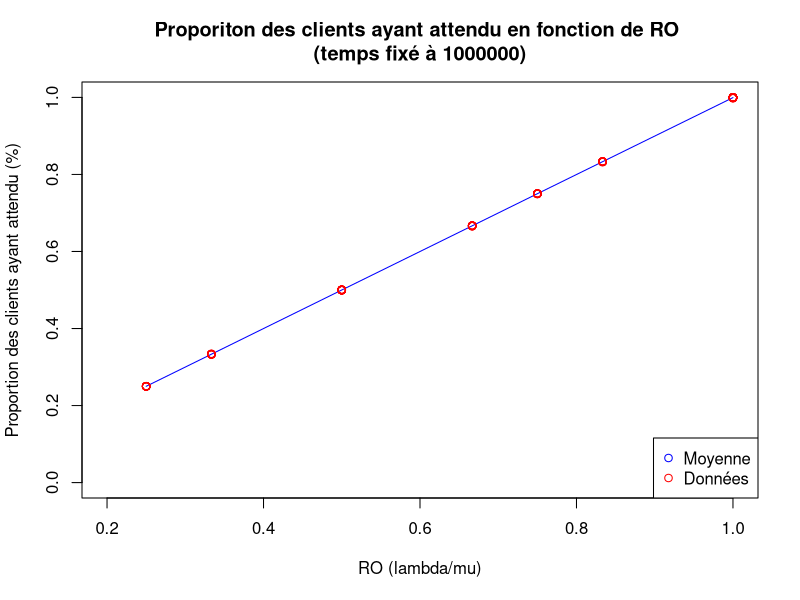
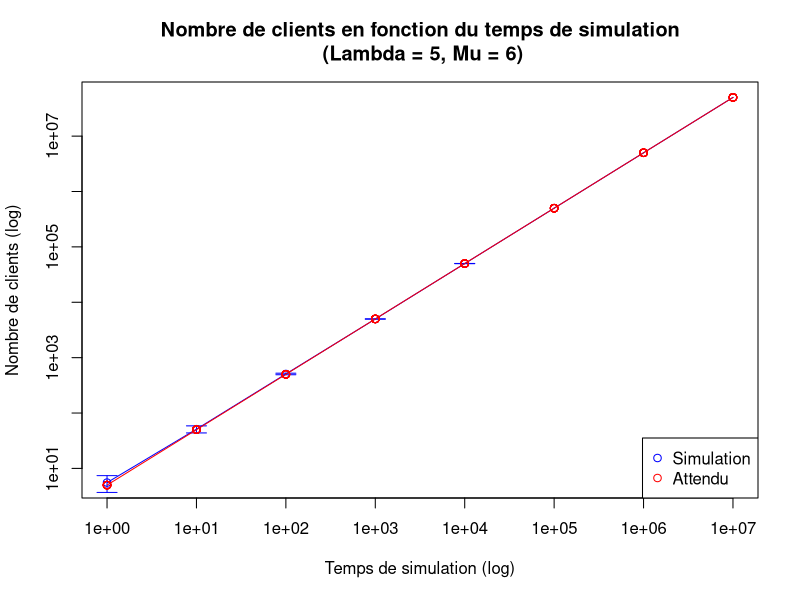
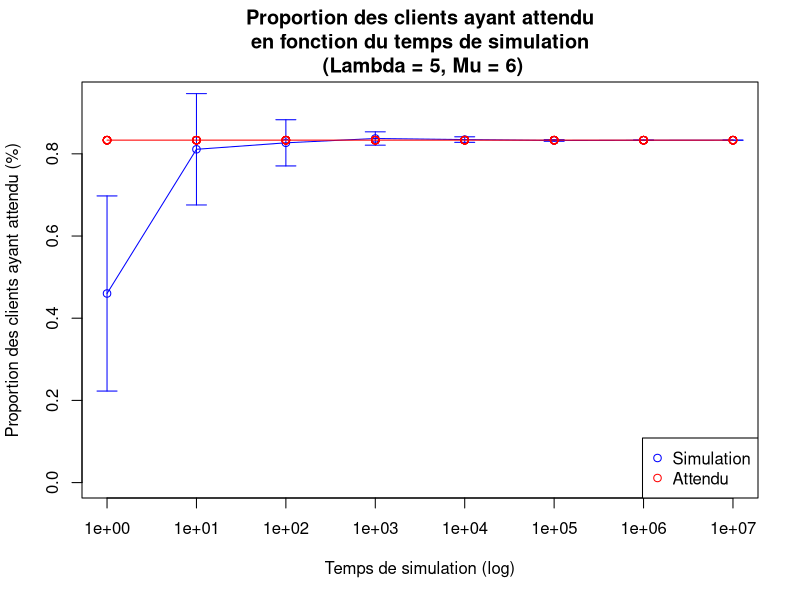
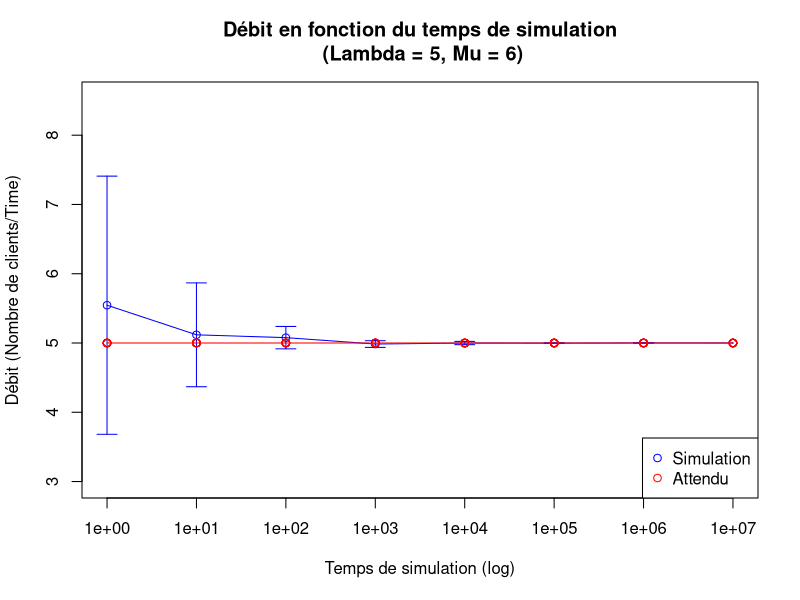
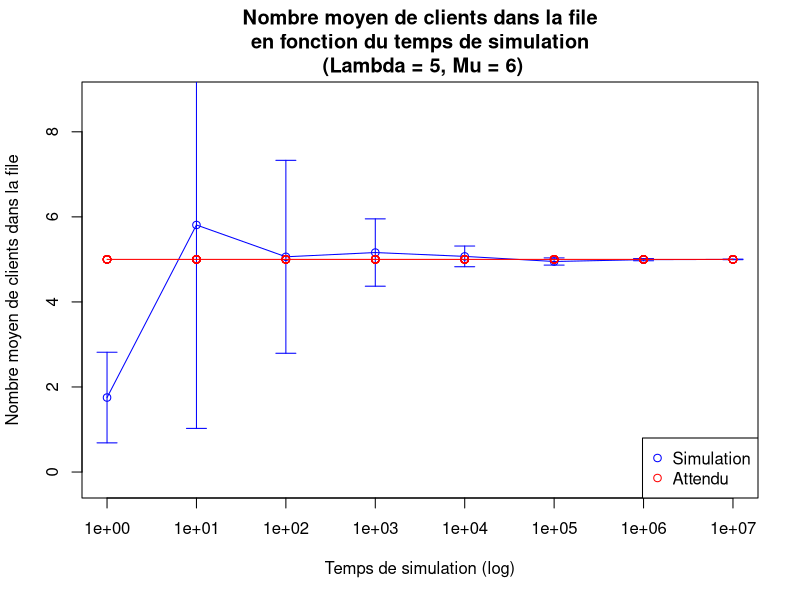
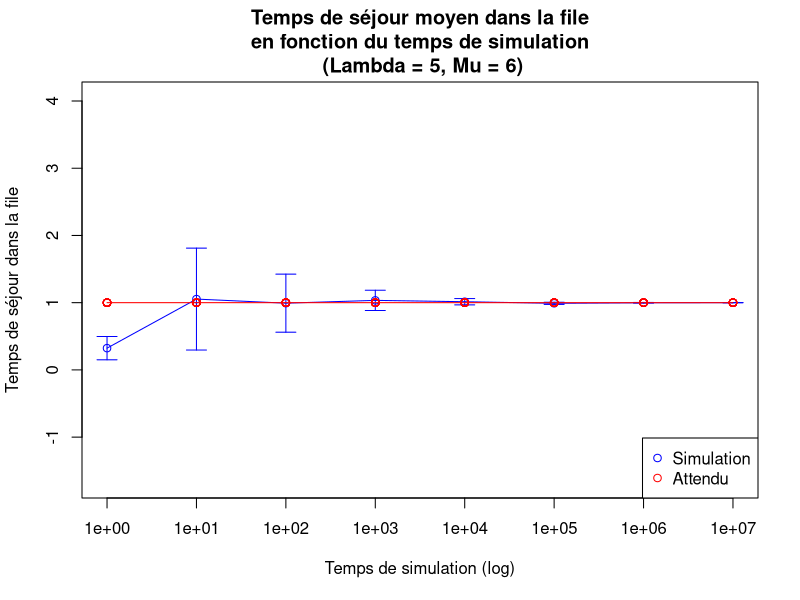
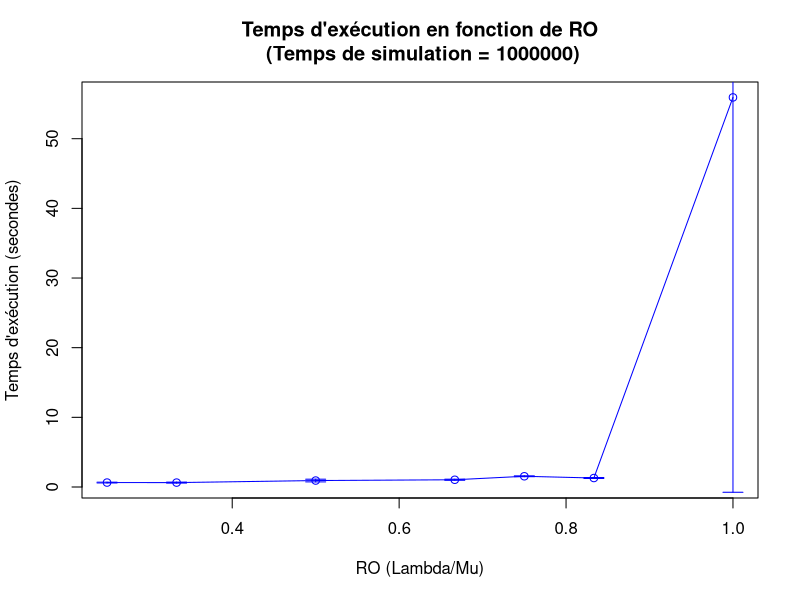

Write R code to recreate these figures, in order.
#On ouvre les données
data = read.csv2('data.csv', dec=".")

#Sert à calculer la moyenne et l'écart type d'une variable par groupe
data_summary <- function(data, varname, groupnames){
  require(plyr)
  summary_func <- function(x, col){
    c(mean = mean(x[[col]], na.rm=TRUE),
      sd = sd(x[[col]], na.rm=TRUE))
  }
  data_sum<-ddply(data, groupnames, .fun=summary_func,
                  varname)
  data_sum <- rename(data_sum, c("mean" = varname))
 return(data_sum)
}

## --------Impact de RO-------- ##
# (Temps de simu fixe)
ro_data = subset(data, data$time == 1000000)
ro_data <- transform(ro_data, ro=lambda/mu)
ro_data <- transform(ro_data, client_wait=1-client_no_wait)
ro_data <- transform(ro_data, debit=nb_clients/time)

# Clients en attente/RO     
client_attente_df = data_summary(
  ro_data, 
  varname="client_wait", 
  groupnames=c("ro")
)

plot(
  main="Proporiton des clients ayant attendu en fonction de RO \n(temps fixé à 1000000)",
  xlab="RO (lambda/mu)",
  ylab="Proportion des clients ayant attendu (%)",
  xlim=c(0.2,1), 
  ylim=c(0,1),
  x= client_attente_df$ro,
  y= client_attente_df$client_wait,
  type='o',
  col="blue"
)
points(
  x= ro_data$ro,
  y= ro_data$client_wait,
  col="red",
)
legend(
  "bottomright",
  legend=c("Moyenne", "Données"),
  col=c("blue", "red"),
  pch=c(1, 1)
)


## --------Écart à l'attendu-------- ##
# (Lambda et mu fixe)
ecart_data = subset(data, data$lambda == 5 & data$mu == 6)
ecart_data <- transform(ecart_data, nb_clients_theo=lambda*time)
ecart_data <- transform(ecart_data, clients_wait_theo=(lambda/mu))
ecart_data <- transform(ecart_data, clients_wait=1-client_no_wait)
ecart_data <- transform(ecart_data, debit_theo=lambda)
ecart_data <- transform(ecart_data, debit=nb_clients/time)
ecart_data <- transform(ecart_data, nb_moyen_clients_theo=(lambda/mu)/(1-(lambda/mu))) 
ecart_data <- transform(ecart_data, temps_sejour_theo=(1/mu)/(1-(lambda/mu)))

# Nombre total de client
nb_clients_df = data_summary(
  ecart_data, 
  varname="nb_clients", 
  groupnames=c("time")
)

plot(
  main="Nombre de clients en fonction du temps de simulation\n (Lambda = 5, Mu = 6)",
  xlab="Temps de simulation (log)",
  ylab="Nombre de clients (log)",
  log="xy",
  x= nb_clients_df$time,
  y= nb_clients_df$nb_clients,
  type='o',
  col="blue"
)
arrows(
  x0=nb_clients_df$time,
  y0=nb_clients_df$nb_clients - nb_clients_df$sd,
  x1=nb_clients_df$time,
  y1=nb_clients_df$nb_clients + nb_clients_df$sd,
  code=3, angle=90, length=0.1,
  col="blue"
  )
points(
  x= ecart_data$time,
  y= ecart_data$nb_clients_theo,
  type='o',
  col="red"
)
legend(
  "bottomright",
  legend=c("Simulation", "Attendu"),
  col=c("blue", "red"),
  pch=c(1,1)
)

# Proporiton des clients qui ont attendu
clients_wait_df = data_summary(
  ecart_data, 
  varname="clients_wait",
  groupnames=c("time")
)
plot(
  main="Proportion des clients ayant attendu\nen fonction du temps de simulation\n (Lambda = 5, Mu = 6)",
  xlab="Temps de simulation (log)",
  ylab="Proportion des clients ayant attendu (%)",
  log="x",
  ylim = c(0, max(clients_wait_df$clients_wait) + 0.1),
  x= clients_wait_df$time,
  y= clients_wait_df$clients_wait,
  type='o',
  col="blue"
)
arrows(
  x0=clients_wait_df$time,
  y0=clients_wait_df$clients_wait - clients_wait_df$sd,
  x1=clients_wait_df$time,
  y1=clients_wait_df$clients_wait + clients_wait_df$sd,
  code=3, angle=90, length=0.1,
  col="blue"
  )
points(
  x= ecart_data$time,
  y= ecart_data$clients_wait_theo,
  type='o',
  col="red"
)
legend(
  "bottomright",
  legend=c("Simulation", "Attendu"),
  col=c("blue", "red"),
  pch=c(1,1)
)

# Débit
debit_df = data_summary(
  ecart_data, 
  varname="debit",
  groupnames=c("time")
)
plot(
  main="Débit en fonction du temps de simulation\n (Lambda = 5, Mu = 6)",
  xlab="Temps de simulation (log)",
  ylab="Débit (Nombre de clients/Time)",
  log="x",
  ylim = c(min(debit_df$debit) - 2, max(debit_df$debit) + 3),
  x= debit_df$time,
  y= debit_df$debit,
  type='o',
  col="blue"
)
arrows(
  x0=debit_df$time,
  y0=debit_df$debit - debit_df$sd,
  x1=debit_df$time,
  y1=debit_df$debit + debit_df$sd,
  code=3, angle=90, length=0.1,
  col="blue"
  )
points(
  x= ecart_data$time,
  y= ecart_data$debit_theo,
  type='o',
  col="red"
)
legend(
  "bottomright",
  legend=c("Simulation", "Attendu"),
  col=c("blue", "red"),
  pch=c(1,1)
)

#Nombre moyen de clients dans le système
# Débit
nb_moyen_df = data_summary(
  ecart_data, 
  varname="nb_moyen_clients",
  groupnames=c("time")
)
plot(
  main="Nombre moyen de clients dans la file\nen fonction du temps de simulation\n (Lambda = 5, Mu = 6)",
  xlab="Temps de simulation (log)",
  ylab="Nombre moyen de clients dans la file",
  log="x",
  ylim = c(min(nb_moyen_df$nb_moyen_clients) - 2, max(nb_moyen_df$nb_moyen_clients) + 3),
  x= nb_moyen_df$time,
  y= nb_moyen_df$nb_moyen_clients,
  type='o',
  col="blue"
)
arrows(
  x0=nb_moyen_df$time,
  y0=nb_moyen_df$nb_moyen_clients - nb_moyen_df$sd,
  x1=nb_moyen_df$time,
  y1=nb_moyen_df$nb_moyen_clients + nb_moyen_df$sd,
  code=3, angle=90, length=0.1,
  col="blue"
  )
points(
  x= ecart_data$time,
  y= ecart_data$nb_moyen_clients_theo,
  type='o',
  col="red"
)
legend(
  "bottomright",
  legend=c("Simulation", "Attendu"),
  col=c("blue", "red"),
  pch=c(1,1)
)

# Temps séjour moyen
temps_sejour_df = data_summary(
  ecart_data, 
  varname="temps_sejour",
  groupnames=c("time")
)
plot(
  main="Temps de séjour moyen dans la file\nen fonction du temps de simulation\n (Lambda = 5, Mu = 6)",
  xlab="Temps de simulation (log)",
  ylab="Temps de séjour dans la file",
  log="x",
  ylim = c(min(temps_sejour_df$temps_sejour) - 2, max(temps_sejour_df$temps_sejour) + 3),
  x= temps_sejour_df$time,
  y= temps_sejour_df$temps_sejour,
  type='o',
  col="blue"
)
arrows(
  x0=temps_sejour_df$time,
  y0=temps_sejour_df$temps_sejour - temps_sejour_df$sd,
  x1=temps_sejour_df$time,
  y1=temps_sejour_df$temps_sejour + temps_sejour_df$sd,
  code=3, angle=90, length=0.1,
  col="blue"
  )
points(
  x= ecart_data$time,
  y= ecart_data$temps_sejour_theo,
  type='o',
  col="red"
)
legend(
  "bottomright",
  legend=c("Simulation", "Attendu"),
  col=c("blue", "red"),
  pch=c(1,1)
)


## --------Temps d'exécution en fonction de RO-------- ##

time_df = data_summary(
  ro_data, 
  varname="time_exec",
  groupnames=c("ro")
)

plot(
  main="Temps d'exécution en fonction de RO\n (Temps de simulation = 1000000)",
  xlab="RO (Lambda/Mu)",
  ylab="Temps d'exécution (secondes)",
  x= time_df$ro,
  y= time_df$time_exec,
  type='o',
  col="blue"
)
arrows(
  x0=time_df$ro,
  y0=time_df$time_exec - time_df$sd,
  x1=time_df$ro,
  y1=time_df$time_exec + time_df$sd,
  code=3, angle=90, length=0.1,
  col="blue"
)